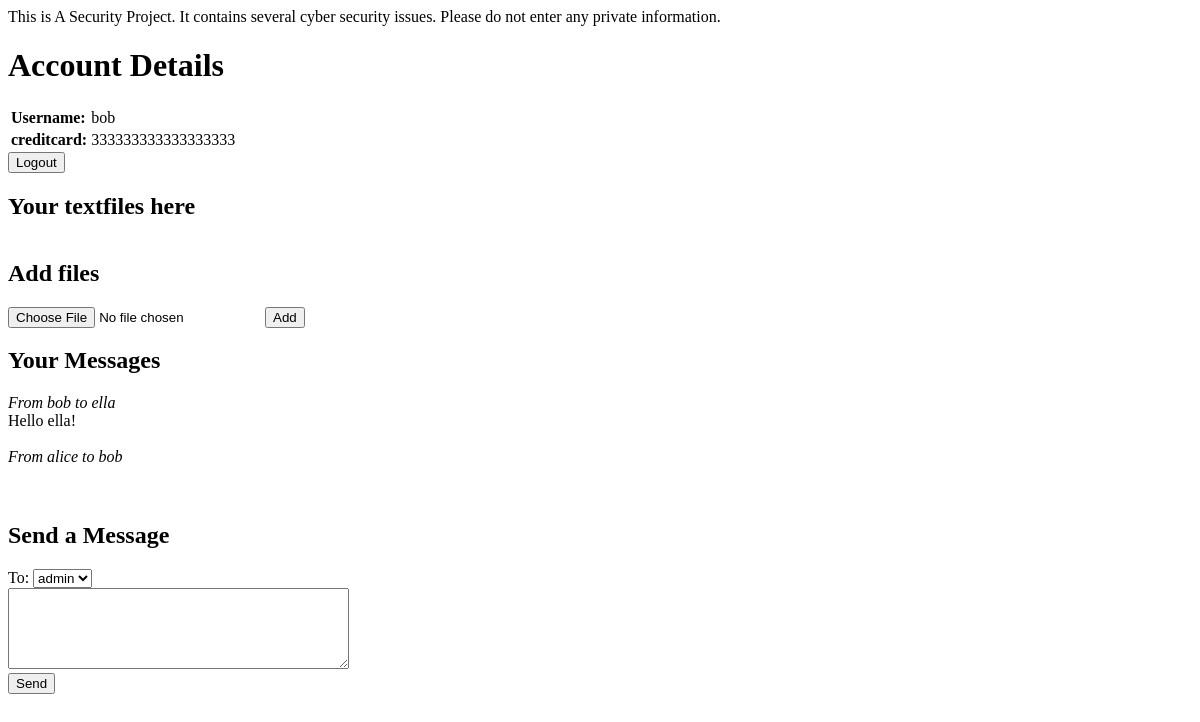
Before: /pages/ (signed in) with the older database file.
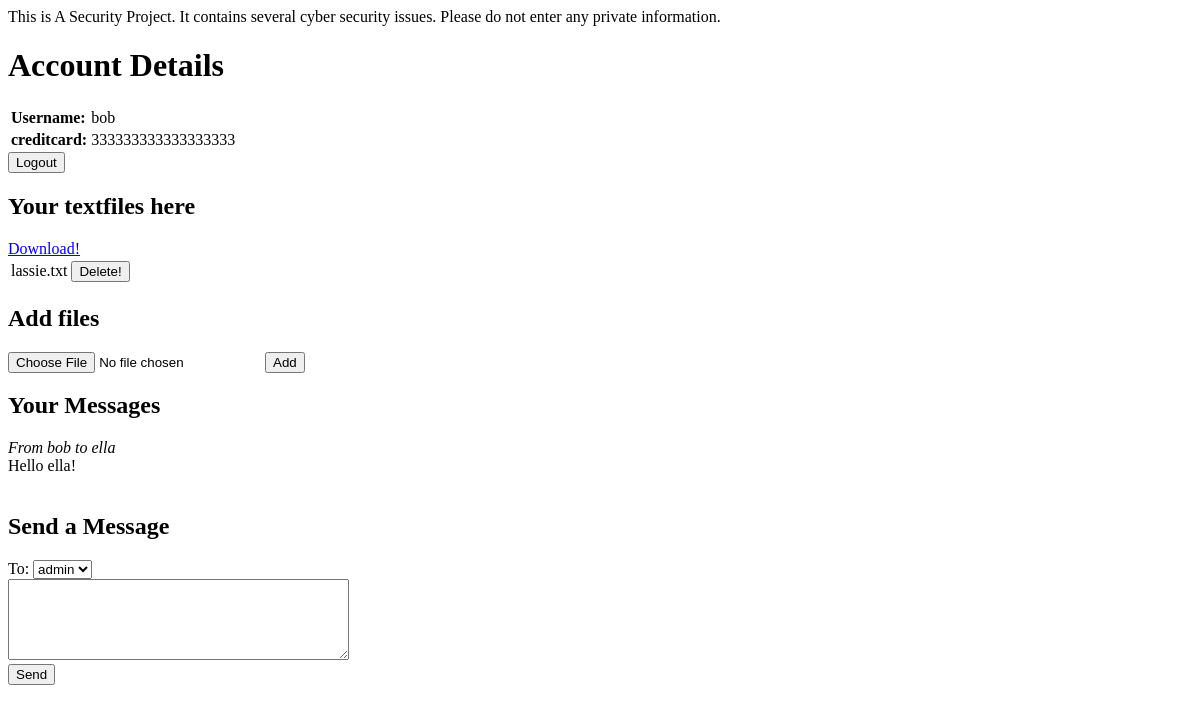
After: the same page with the newer database file.
### pages/models.py (models this page shows)
class Account(models.Model):
    owner = models.OneToOneField(User, on_delete=models.CASCADE, null=True)
    iban = models.IntegerField()
    creditcard = models.IntegerField()

class Message(models.Model):
	source = models.ForeignKey(User, on_delete=models.CASCADE, related_name='source')
	target = models.ForeignKey(User, on_delete=models.CASCADE, related_name='target')
	content = models.TextField()
	time = models.DateTimeField(auto_now_add=True)

### pages/views.py (the view)
# urls.py: path('', homePage, name='home'),
@login_required
def homePage(request):
    messages = Message.objects.filter(Q(source=request.user.id) | Q(target=request.user.id))
    accounts = Account.objects.exclude(owner_id=request.user.id)
    files = File.objects.filter(owner=request.user)
    usr = User.objects.get(Q(username=request.user))
    uploads = [{'id': f.id, 'name': f.data.name.split('/')[-1]} for f in files]
    users = User.objects.exclude(pk=request.user.id)
    return render(request, 'pages/index.html', {'accounts':accounts, 'uploads' : uploads, 'msgs': messages, 'users': users})

### pages/templates/pages/index.html (shortened to what this page needs)
<!DOCTYPE html>
<html xmlns="http://www.w3.org/1999/xhtml">
    <head>
    </head>
    <body>
        <h1>Account Details</h1>
    <table>
        <tr>
            <th style="text-align:left">Username: <td>{{user.username}}
        </tr>
            <th style="text-align:left">creditcard: <td>{{user.account.creditcard}}
    </table>
    <form action="logout/" method="POST">
        <input type="submit" value="Logout">
    </form>
    <h2>Your textfiles here</h2>
    <table>
        {% for file in uploads %}
        <tr>
            <td>
                {{file.name}}
            </td>
            <a href="download/{{file.id}}">Download!</a>
            <td>
                <form action='delete/' method='POST'>
            <input type="submit" value="Delete!"/>
            </form>
            {% endfor %}
    </table>
    <h2>Add files</h2>
        <form action='add/' method="POST" enctype="multipart/form-data">
        <input type="file" name="file" id="file" />
        <input type="submit" value="Add" />
        </form>
    <h2>Your Messages</h2>
        {% for msg in msgs %}
		<i>From {{msg.source.username}} to {{msg.target.username}}</i></br>
		{{msg.content|safe}}
		{% endfor %}
    <h2>Send a Message</h2>
        <form action='addmail/' method="POST" enctype="multipart/form-data">
            To:
            <select name="to">
            {% for user in users %}
                <option value="{{user.username}}">{{user.username}}</option>
            {% endfor %}
            </select><br/>
			<textarea name="content" cols="40" rows="5"></textarea><br/>
            <input type="submit" value="Send"/>
        </form>
    </body>
    </body>
</body>
</html>

Changed rows visible on the page:
removed Message: source.username "alice", target.username "bob"
Other visible differences:
new list line: "lassie.txt Download! Delete!"
